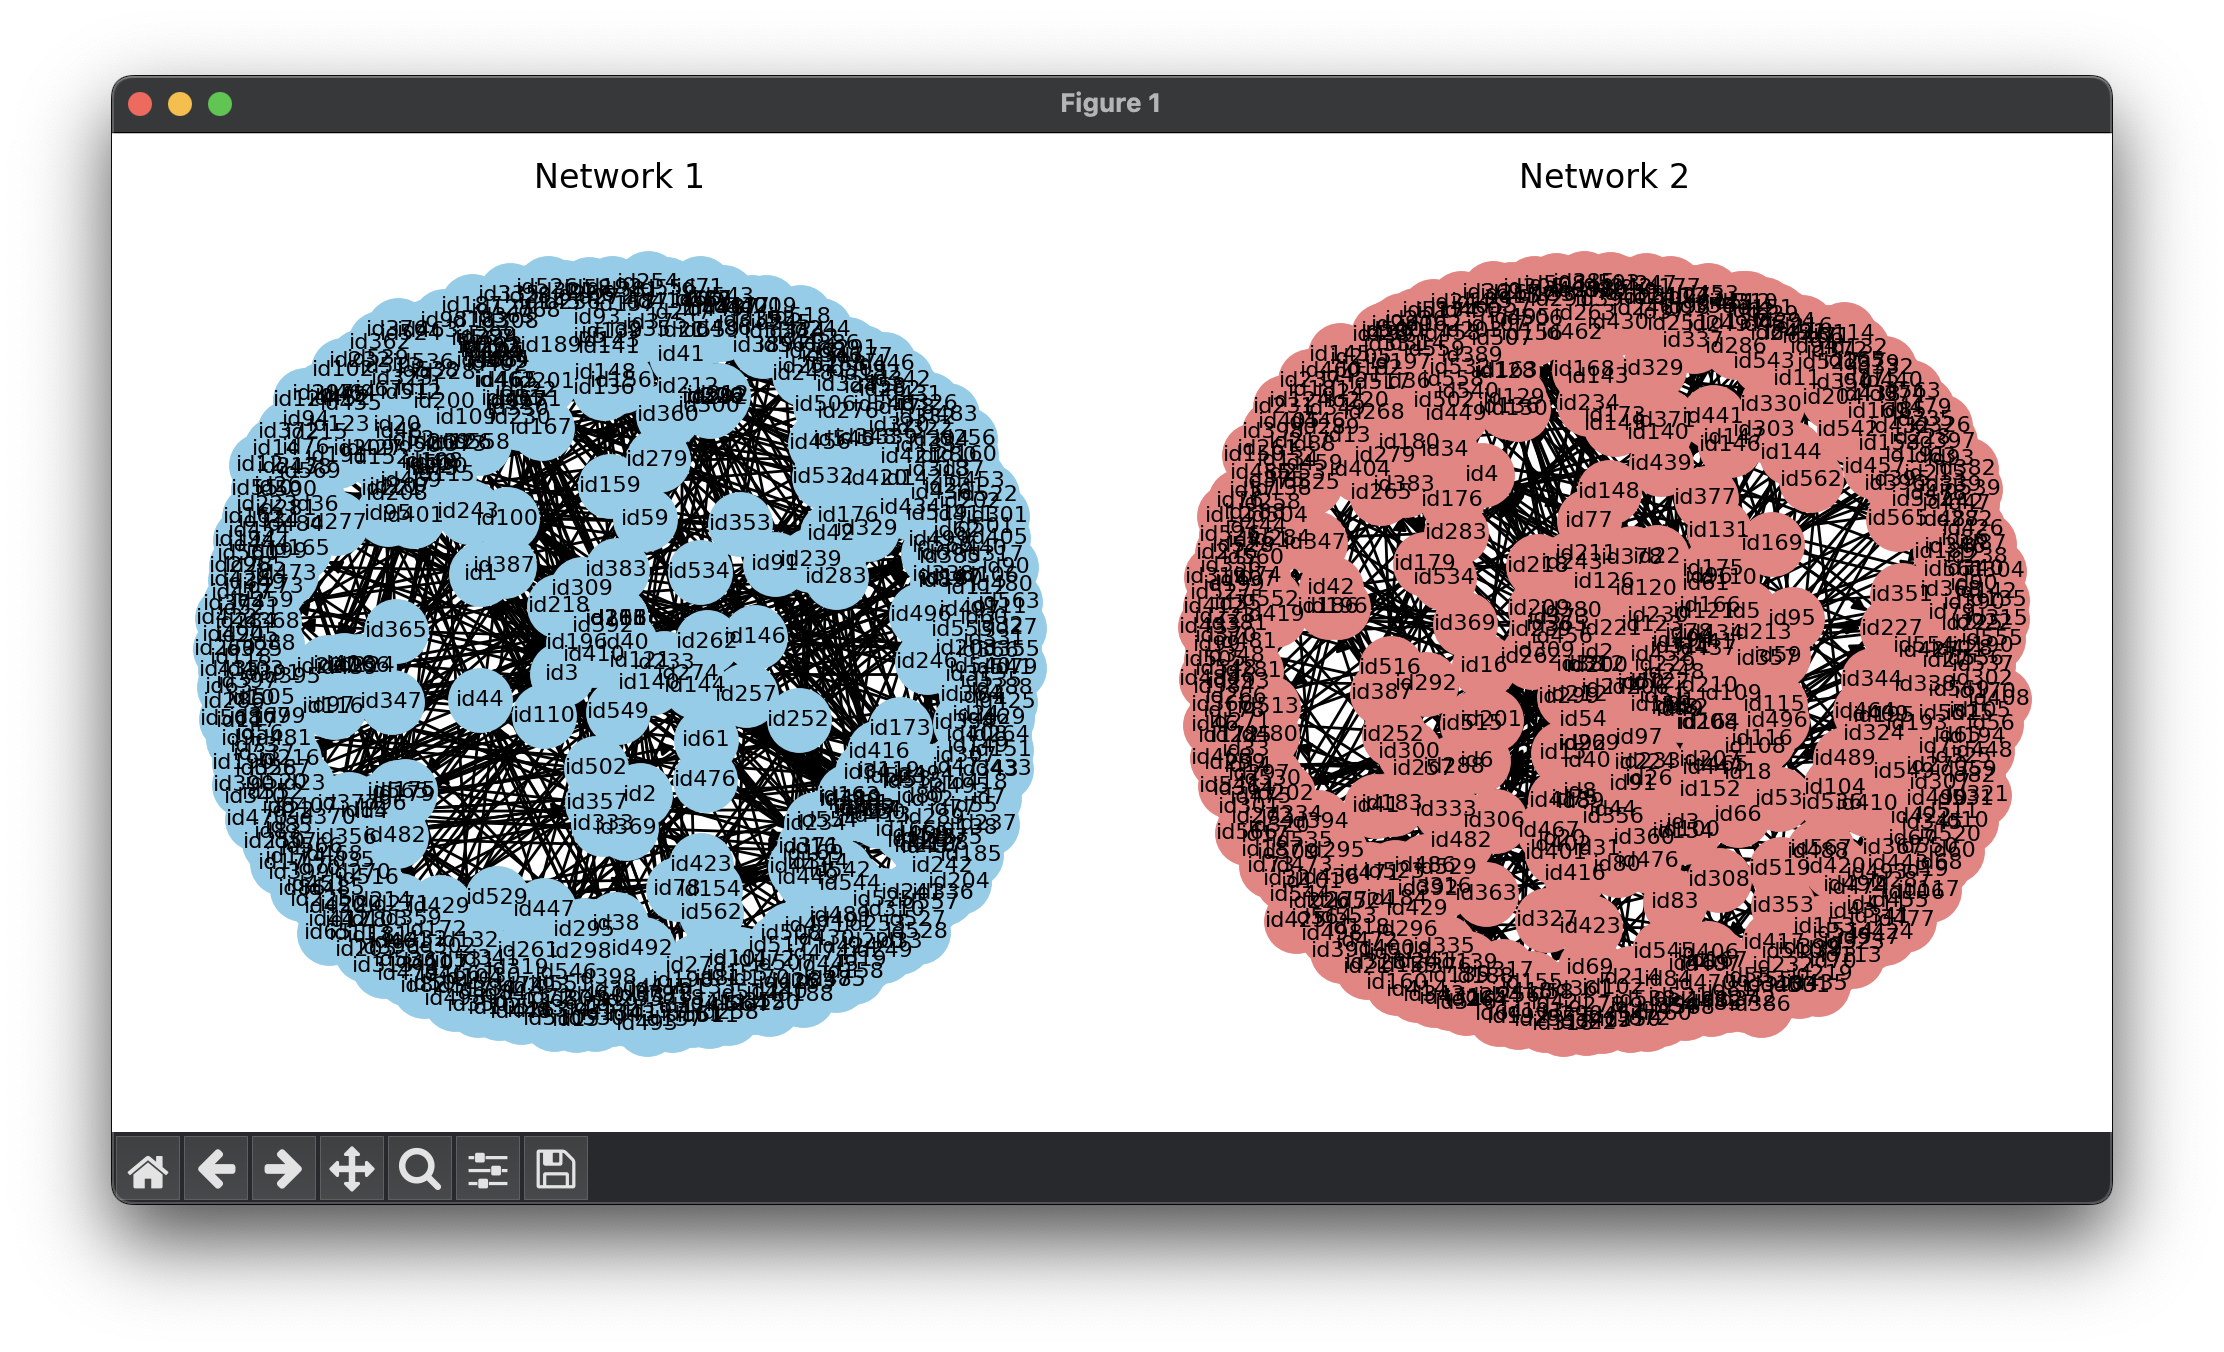

The script that drew this image:
import networkx as nx
import matplotlib.pyplot as plt

# Function to create a NetworkX graph from the data in the provided text file
def create_graph_from_txt(filename):
    # Create an empty directed graph
    G = nx.DiGraph()
    
    # Read the data from the text file
    with open(filename, 'r') as file:
        next(file)  # Skip the header
        for line in file:
            # Split the line into source, target, and weight
            source, target, weight = line.strip().split('\t')
            # Add edges to the graph
            G.add_edge(source, target, weight=int(weight))
    
    return G

# File paths for the two networks
file1 = "confl1.txt"
file2 = "coop1.txt"

# Create NetworkX graph objects for each network
network1 = create_graph_from_txt(file1)
network2 = create_graph_from_txt(file2)

# Plot the first network
plt.figure(figsize=(10, 5))
plt.subplot(1, 2, 1)
nx.draw(network1, with_labels=True, node_color='skyblue', node_size=500, font_size=8, arrowsize=10)
plt.title("Network 1")

# Plot the second network
plt.subplot(1, 2, 2)
nx.draw(network2, with_labels=True, node_color='lightcoral', node_size=500, font_size=8, arrowsize=10)
plt.title("Network 2")

# Adjust layout to prevent overlap
plt.tight_layout()

# Show the plots
plt.show()
